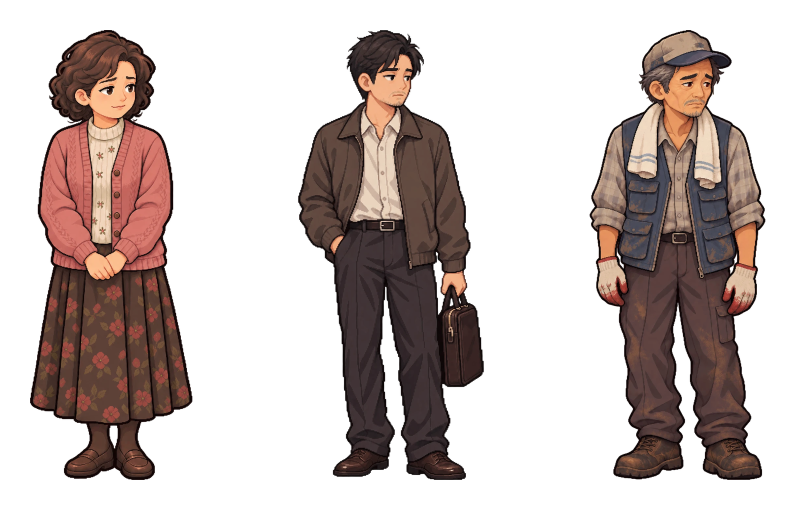
#> input picture gyeongmaewang/OCCUPANT_STYLE_REF.png, 1591 x 1020 px (shown at 1/2 size)
$ python prop_cut.py ../OCCUPANT_STYLE_REF.png 5 5
#> lines starting #> are read from the running program, lines starting #| are printed output that depends on the picture; after the words box and inside, x2 and y2 are one past the last pixel; in counts of white or black regions, pixels touching at a corner belong together
import sys, numpy as np
from PIL import Image
from scipy import ndimage
from cutlib import cut_bg, edge_seeds
# 사용: python3 prop_cut.py 시트.png 행수 열수 이름1 이름2 ...  → props/이름.png (512×512, 투명, 가운데)
src,R,C=sys.argv[1],int(sys.argv[2]),int(sys.argv[3]); names=sys.argv[4:]
im=Image.open(src).convert('RGB'); a=np.array(im).astype(int)
#> further down, im is the input picture: PIL image 1591x1020 RGB; mean R, G, B 199.3, 187.8, 184.6
ink=a.min(axis=2)<235
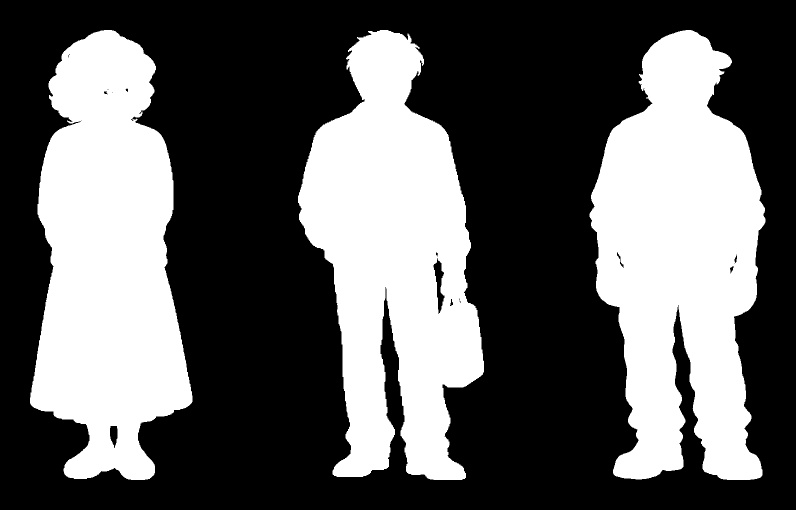
#> ink: shape (1020, 1591) bool (shown at 1/2 size); 38% white; 3 white regions, box (x1, y1, x2, y2) and area: (1179, 60, 1531, 960) 213409, (596, 60, 968, 960) 202096, (60, 60, 385, 960) 200444
lab,n=ndimage.label(ndimage.binary_dilation(ink,iterations=14))
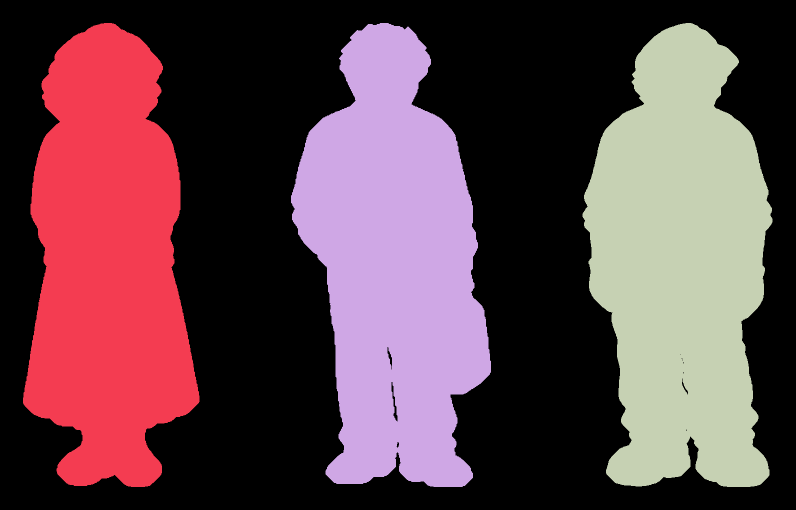
#> lab: shape (1020, 1591) int32 (shown at 1/2 size); 4 distinct labels, from 0 to 3; one colour per label, 0 black
#> n = 3
objs=ndimage.find_objects(lab)
#> objs = 3 items
areas=[(ink[o].sum(),i,o) for i,o in enumerate(objs)]
#> areas = 3 items
areas=sorted(areas,reverse=True)[:R*C]
boxes=[o for _,_,o in areas]
#> boxes = 3 items
cy=lambda o:(o[0].start+o[0].stop)/2; cx=lambda o:(o[1].start+o[1].stop)/2
boxes.sort(key=cy); rows=[sorted(boxes[r*C:(r+1)*C],key=cx) for r in range(R)]
#> after `rows = [sorted(boxes[r * C:(r + 1) * C], key=cx) for r in range(R)]`: rows = 5 items
import os; os.makedirs('props',exist_ok=True)
for o,nm in zip([b for r in rows for b in r],names):
    y0,y1,x0,x1=o[0].start,o[0].stop,o[1].start,o[1].stop
    part=im.crop((max(0,x0-6),max(0,y0-6),min(im.width,x1+6),min(im.height,y1+6)))
    w,h=part.size; rg=cut_bg(part,edge_seeds(w,h,True,3),28); ra=np.array(rg); hole=(ra[...,:3].min(axis=2)>248)&(ra[...,3]>0)
    hl,hn=ndimage.label(hole)
    for k in range(1,hn+1):
        m=hl==k
        if m.sum()>150: ra[m,3]=0
    rg=Image.fromarray(ra,'RGBA'); rg=rg.crop(rg.getchannel('A').getbbox())
    s=440/max(rg.size); rg=rg.resize((max(1,round(rg.width*s)),max(1,round(rg.height*s))),Image.NEAREST if s>=1 else Image.LANCZOS)
    can=Image.new('RGBA',(512,512),(0,0,0,0)); can.alpha_composite(rg,((512-rg.width)//2,(512-rg.height)//2)); can.save(f'props/{nm}.png'); print(nm,(x0,y0,x1,y1))
#> this loop made 0 passes
